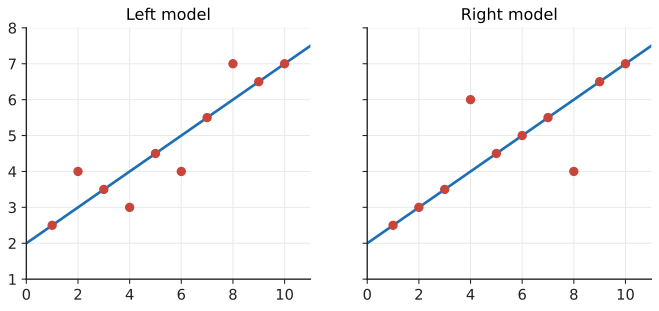

This chart was generated by the following Python code:
"""Two linear models with the same line, fitted to two point sets (redrawn from Google MLCC).

Left: 6 of 10 points on the line, 4 points 1 unit off (MSE 0.4).
Right: 8 of 10 points on the line, 2 points 2 units off (MSE 0.8).
"""

import matplotlib.pyplot as plt
import numpy as np

from mlrecall.figstyle import BLUE, RED, save

x = np.arange(1, 11)
line = 2 + 0.5 * x
left = line + np.array([0, 1, 0, -1, 0, -1, 0, 1, 0, 0])
right = line + np.array([0, 0, 0, 2, 0, 0, 0, -2, 0, 0])
assert np.mean((left - line) ** 2) == 0.4 and np.mean((right - line) ** 2) == 0.8

fig, axes = plt.subplots(1, 2, figsize=(8.4, 3.4), sharey=True)
for ax, y, title in zip(axes, [left, right], ["Left model", "Right model"], strict=True):
    xs = np.linspace(0, 11, 2)
    ax.plot(xs, 2 + 0.5 * xs, color=BLUE, zorder=2)
    ax.scatter(x, y, color=RED, s=36, zorder=3)
    ax.set(xlim=(0, 11), ylim=(1, 8), xticks=range(0, 11, 2), title=title)
    ax.grid(True, zorder=0)
save(fig, __file__)
